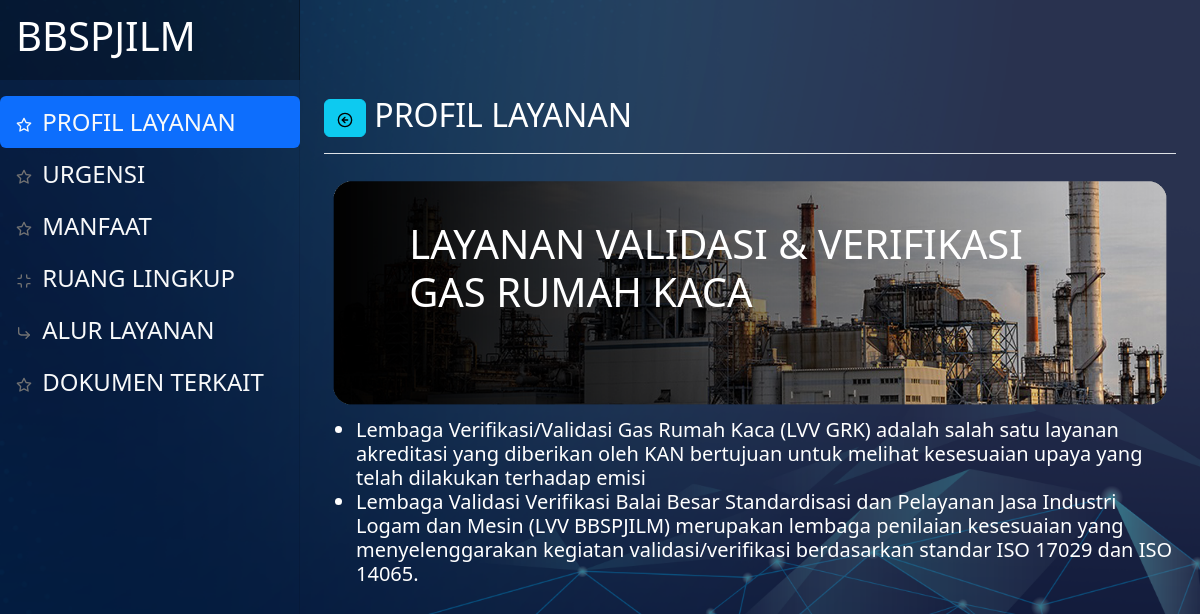
Screenshot of /index.php/lvvgrk/profil with the database file from the repository.
### tables this page shows
CREATE TABLE `tbl_devmenu` (
  `id` int(11) NOT NULL,
  `afiliasi` varchar(63) NOT NULL,
  `nama` varchar(63) NOT NULL,
  `icon` varchar(63) NOT NULL,
  `link` varchar(127) NOT NULL,
  `nourut` int(15) NOT NULL,
  `status` varchar(15) NOT NULL
);

### application/views/partial.php (called while the page is built, shortened)
<?php $this->load->view('_partial/header'); ?>
<?php $this->load->view($subview); ?>

### application/controllers/Lvvgrk.php (called while the page is built, shortened)
<?php
class Lvvgrk extends CI_Controller
{
    public function __construct()
    {
        $this->load->model(['Dashboard_mod']);
    }
    public function profil()
    {
        $data['judul'] = "PROFIL LAYANAN";
        $data['getmenu'] = $this->Dashboard_mod->getAllData('tbl_devmenu', ['tbl_devmenu.status' => '1', 'tbl_devmenu.afiliasi' => 'lvvgrk'])->result_array();
        $data['menuid'] = '31';
        $data['subview'] = "lvvgrk/profil";
        $this->load->view('partial', $data);
    }
}

### index.php (called while the page is built, shortened)
<?php
require_once BASEPATH.'core/CodeIgniter.php';

### application/models/Dashboard_mod.php (called while the page is built)
<?php
class Dashboard_mod extends CI_model
{
    public function getAllData($table, $where = null)
    {
        $this->db->from($table);
        if (isset($where)) {
            $this->db->where($where);
        }
        if ($table === "tbl_devmenu") {
            $this->db->order_by('tbl_devmenu.nourut', 'ASC');
        } else {
            $this->db->order_by('id', 'asc');
        }
        return $this->db->get();
    }
}

### application/views/lvvgrk/profil.php (the view, shortened to what this page needs)
<div class="d-flex justify-content-between flex-wrap flex-md-nowrap align-items-center pt-3 pb-2 mb-3 border-bottom">
    <h1 class="h2"><a href="<?= base_url('dashboard/menulayanan') ?>" class="btn btn-info"><i data-feather="arrow-left-circle"></i></a> <?= $judul ?></h1>
</div>
<div class="position-relative">
    <img src="<?= base_url('assets/img/bglvvgrk.png') ?>" class="img-fluid" alt="">
    <div class="position-absolute" style="top: 20%; left: 10%; color: white;">
        <h1>LAYANAN VALIDASI & VERIFIKASI<br>GAS RUMAH KACA</h1>
    </div>
</div>
<h5>
    <ul>
        <li>Lembaga Verifikasi/Validasi Gas Rumah Kaca (LVV GRK) adalah salah satu layanan akreditasi yang diberikan oleh KAN bertujuan untuk melihat kesesuaian upaya yang telah dilakukan terhadap emisi</li>
        <li>Lembaga Validasi Verifikasi Balai Besar Standardisasi dan Pelayanan Jasa Industri Logam dan Mesin (LVV BBSPJILM) merupakan lembaga penilaian kesesuaian yang menyelenggarakan kegiatan validasi/verifikasi berdasarkan standar ISO 17029 dan ISO 14065.</li>
    </ul>
</h5>

### application/views/_partial/header.php (shortened to what this page needs)
<!doctype html>
<html lang="en">
<head>
    <link href="<?= base_url('') ?>assets/dist/css/bootstrap.min.css" rel="stylesheet">
    <link href="<?= base_url('') ?>assets/DataTables/datatables.min.css" rel="stylesheet">
    <link href="<?= base_url('') ?>/assets/css/dashboard.css" rel="stylesheet">
</head>
<body class="text-white">
    <header class="navbar navbar-dark sticky-top flex-md-nowrap p-0">
        <a class="navbar-brand col-md-3 col-lg-3 me-10 px-3 fs-6" href="<?= base_url('dashboard/menuutama') ?>">
            <h1>BBSPJILM</h1>
        </a>
    </header>
    <div class="container-fluid text-white">
        <div class="row">
            <nav id="sidebarMenu" class="col-md-3 col-lg-3 d-md-block sidebar collapse">
                <div class="position-sticky pt-5 sidebar-sticky ">
                    <ul class="nav nav-pills d-flex flex-column justify-content-evenly align-text-center mb-auto ">
                        <?php foreach ($getmenu as $row) : ?>
                            <li class="nav-item">
                                <a href="<?= base_url($row['link']) ?>" class="nav-link fs-4 text-light <?= ($row['id'] == $menuid) ? "active" : "" ?>" aria-current="page">
                                    <i data-feather="<?= $row['icon'] ?>"></i>
                                    <?= $row['nama'] ?>
                                </a>
                            </li>
                        <?php endforeach; ?>
                    </ul>
                </div>
            </nav>
            <main class="col-md-9 ms-sm-auto col px-md-4">

### assets/css/dashboard.css (style rules this page uses)
body { font-size: .875rem; }
.feather { width: 16px; height: 16px; }
.sidebar { position: fixed; top: 0; bottom: 0; left: 0; z-index: 100; padding: 48px 0 0; box-shadow: inset -1px 0 0 rgba(0, 0, 0, .1); }
.sidebar-sticky { height: calc(100vh - 48px); overflow-x: hidden; overflow-y: auto; }
.sidebar .nav-link { font-weight: 500; color: #333; }
.sidebar .nav-link .feather { margin-right: 4px; color: #727272; }
.sidebar .nav-link.active { color: #2470dc; }
.sidebar .nav-link:hover .feather, .sidebar .nav-link.active .feather { color: inherit; }
.navbar-brand { padding-top: .75rem; padding-bottom: .75rem; background-color: rgba(0, 0, 0, .25); box-shadow: inset -1px 0 0 rgba(0, 0, 0, .25); }

### rows the page displays
tbl_devmenu: nama "PROFIL LAYANAN"
tbl_devmenu: nama "URGENSI"
tbl_devmenu: nama "MANFAAT"
tbl_devmenu: nama "RUANG LINGKUP"
tbl_devmenu: nama "ALUR LAYANAN"
tbl_devmenu: nama "DOKUMEN TERKAIT"
